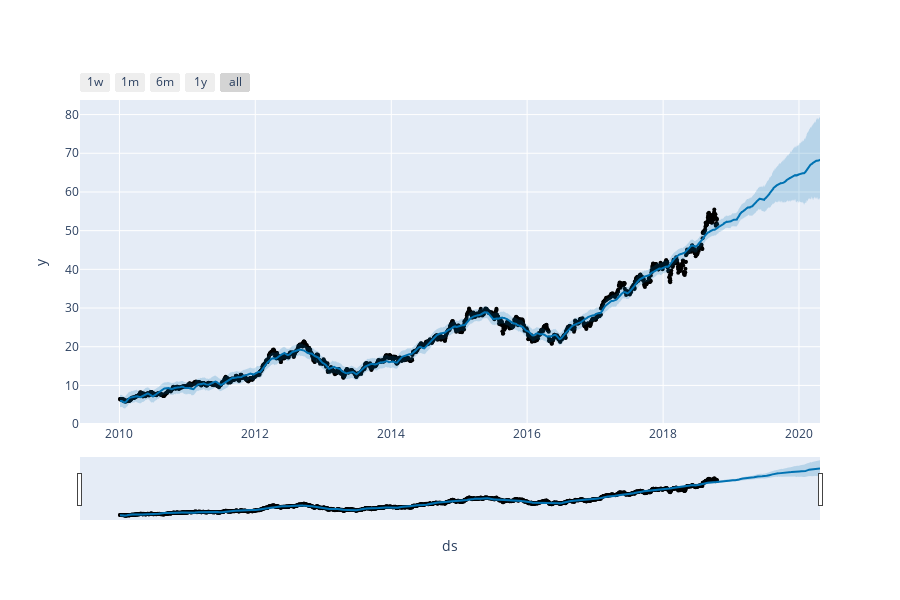

The notebook cell this image was saved under:
### Code cell
plot_plotly(model, forecast)

### Figure 1 — Plotly figure (JSON) as saved in the notebook; plotly's stock layout.template omitted (floating-point values rounded to 4 significant figures; data arrays with more than 128 entries replaced by an {"elided": "..."} marker saying what was removed)
{"data": [{"marker": {"color": "black", "size": 4}, "mode": "markers", "name": "Actual", "type": "scatter", "x": {"elided": "2215 str values"}, "y": {"elided": "2215 float values"}}, {"hoverinfo": "skip", "line": {"width": 0}, "mode": "lines", "type": "scatter", "x": {"elided": "2768 str values"}, "y": {"elided": "2768 float values"}}, {"fill": "tonexty", "fillcolor": "rgba(0, 114, 178, 0.2)", "line": {"color": "#0072B2", "width": 2}, "mode": "lines", "name": "Predicted", "type": "scatter", "x": {"elided": "2768 str values"}, "y": {"elided": "2768 float values"}}, {"fill": "tonexty", "fillcolor": "rgba(0, 114, 178, 0.2)", "hoverinfo": "skip", "line": {"width": 0}, "mode": "lines", "type": "scatter", "x": {"elided": "2768 str values"}, "y": {"elided": "2768 float values"}}], "layout": {"height": 600, "showlegend": false, "width": 900, "xaxis": {"rangeselector": {"buttons": [{"count": 7, "label": "1w", "step": "day", "stepmode": "backward"}, {"count": 1, "label": "1m", "step": "month", "stepmode": "backward"}, {"count": 6, "label": "6m", "step": "month", "stepmode": "backward"}, {"count": 1, "label": "1y", "step": "year", "stepmode": "backward"}, {"step": "all"}]}, "rangeslider": {"visible": true}, "title": {"text": "ds"}, "type": "date"}, "yaxis": {"title": {"text": "y"}}}}
